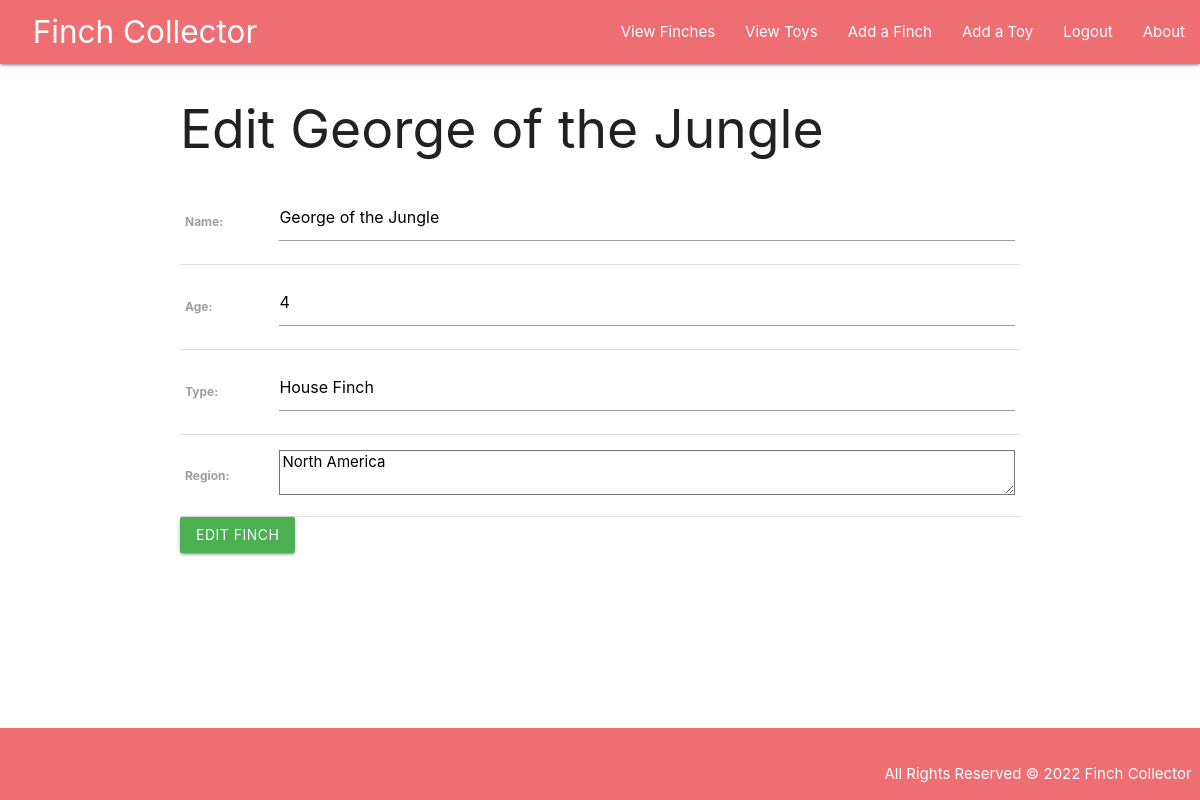
The page /finches/1/update/ (signed in) on the database its author committed.
### main_app/models.py (models this page shows, shortened)
class Finch(models.Model):
  name = models.CharField(max_length=100)
  type = models.CharField(max_length=100)
  region = models.TextField(max_length=250)
  age = models.IntegerField()
  toys = models.ManyToManyField(Toy)
  user = models.ForeignKey(User, on_delete=models.CASCADE)

### main_app/views.py (the view)
# urls.py: path('finches/<int:pk>/update/', views.FinchUpdate.as_view(), name='finch_update'),
class FinchUpdate(LoginRequiredMixin, UpdateView):
  model = Finch
  fields = ('name','age', 'type', 'region')

### main_app/templates/main_app/finch_form.html (shortened to what this page needs)
{% extends 'base.html' %}
{% block content %}
{% if object %}
<h2>Edit {{object.name}}</h2>
{% else %}
<h2>Add a New Finch</h2>
{% endif%}
<form action="" method="POST">
  <table>
    {{ form.as_table }}
  </table>
  {% if object %}
  <input class="btn green" type="submit" value="Edit Finch">
  {% else %}
  <input class="btn green" type="submit" value="Add Finch">
  {% endif %}
</form>
{% endblock %}

### main_app/static/css/style.css (style rules this page uses)
body { display: flex; flex-direction: column; min-height: 100vh; }

### rows shown on the page
Finch: name "George of the Jungle", age "4", type "House Finch", region "North America"
